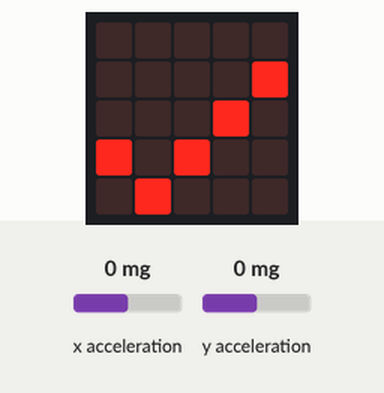
Recording of a program running on a simulated BBC micro:bit (MakeCode). On the bench: the board's 5×5 LED display. The test bench sets the inputs (shaded band); at power-on: x acceleration 0 mg, y acceleration 0 mg.

Above: at 1.2 s.
1.3 s: x acceleration set to -188 mg
3.6 s: x acceleration set to -215 mg
At 4.7 s:
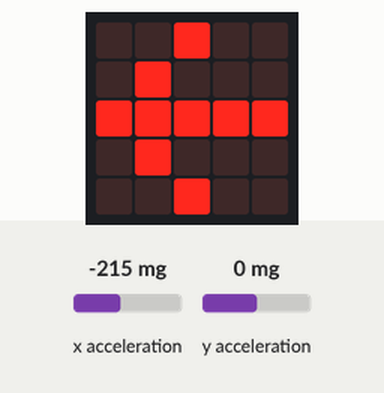
5.1 s: y acceleration set to -180 mg
6.6 s: y acceleration set to -211 mg
At 8.1 s:
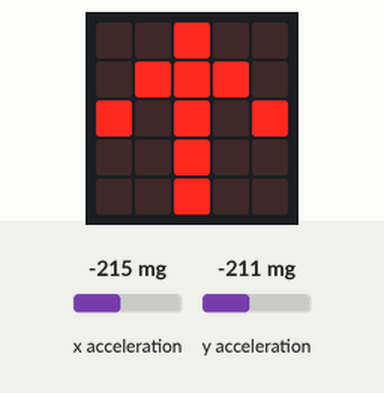
8.4 s: y acceleration set to 750 mg
At 8.9 s:
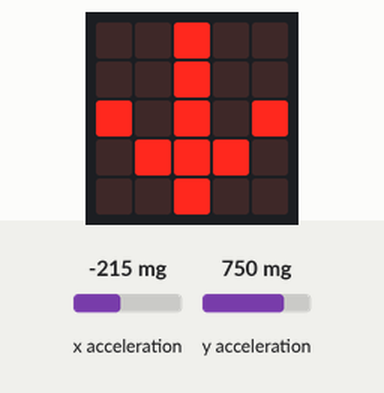
10.1 s: y acceleration set to 219 mg
11.6 s: y acceleration set to 185 mg
At 12.5 s:
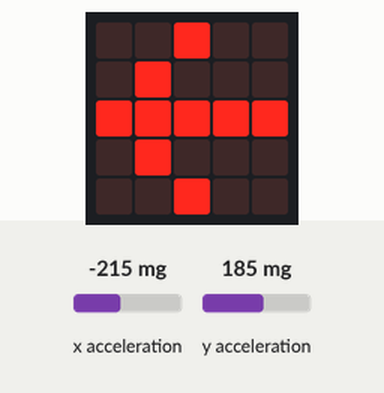
Timing chart, 0 to 14.5 s (numbered marks = the images above; inputs shaded):
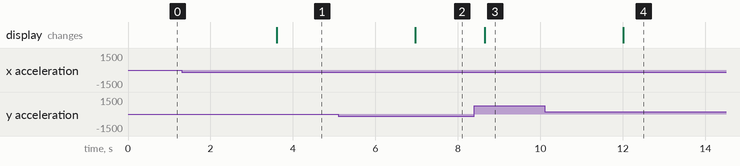

The program:

main.ts
```typescript
basic.forever(function () {
    if (input.acceleration(Dimension.Y) < -200) {
        basic.showLeds(`
            . . # . .
            . # # # .
            # . # . #
            . . # . .
            . . # . .
            `)
    } else {
        if (input.acceleration(Dimension.Y) > 200) {
            basic.showLeds(`
                . . # . .
                . . # . .
                # . # . #
                . # # # .
                . . # . .
                `)
        } else {
            if (input.acceleration(Dimension.X) < -200) {
                basic.showLeds(`
                    . . # . .
                    . # . . .
                    # # # # #
                    . # . . .
                    . . # . .
                    `)
            } else {
                if (input.acceleration(Dimension.X) > 200) {
                    basic.showLeds(`
                        . . # . .
                        . . . # .
                        # # # # #
                        . . . # .
                        . . # . .
                        `)
                } else {
                    if (input.acceleration(Dimension.X) == 0) {
                        basic.showIcon(IconNames.Yes)
                        if (input.acceleration(Dimension.Y) == 0) {
                            basic.showIcon(IconNames.Yes)
                        }
                    }
                }
            }
        }
    }
})
```

test.ts
```typescript
// les tests vont ici ; cela ne sera pas compilé si ce paquet est utilisé en tant qu'extension.
```

Measured:
- the behaviour switches between -200 and -201 mg on x acceleration (found by bisection; images 0 and 1)
- the behaviour switches between -200 and -201 mg on y acceleration (found by bisection; images 1 and 2)
- the behaviour switches between 201 and 200 mg on y acceleration (found by bisection; images 3 and 4)
- after the input at 1.3 s, every drawn part: stays the same
- after the input at 3.6 s, the display: changes at once (image 1)
- after the input at 5.1 s, every drawn part: stays the same
- after the input at 6.6 s, the display: changes after 0.37 s (image 2)
- after the input at 8.4 s, the display: changes after 0.25 s (image 3)
- after the input at 10.1 s, every drawn part: stays the same
- after the input at 11.6 s, the display: changes after 0.41 s (image 4)
